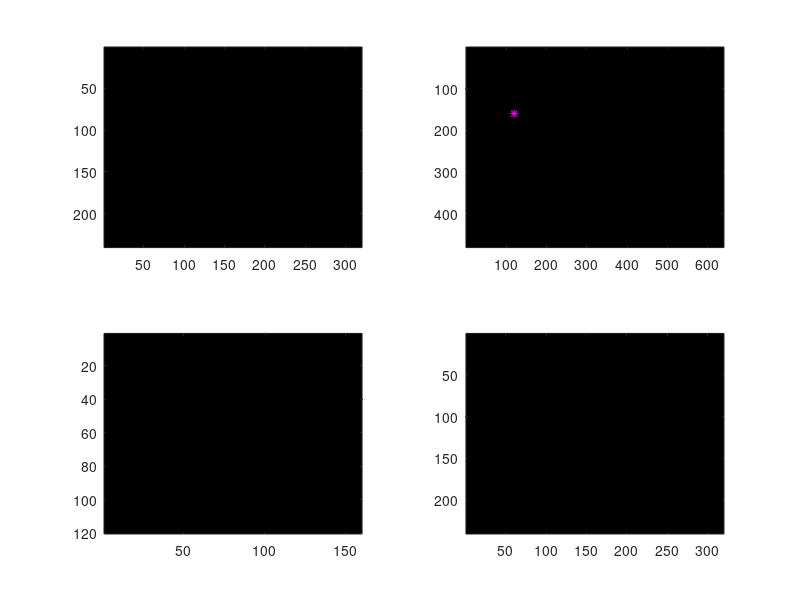

Recreate this plot in MATLAB. (Note: this script raises an error after producing the figure.)
clear all;
% Colormap for the labeled image
cbk=[0 0 0];cr=[1 0 0];cg=[0 1 0];cb=[0 0 1];cy=[1 1 0];cw=[1 1 1];
cmap = [cbk;cr;cy;cy;cb;cb;cb;cb;cg;cg;cg;cg;cg;cg;cg;cg;cw];
figure(1);
clf;
% LabelA
subplot(2,2,1);
i_az_t = image(zeros(240,320));
colormap(cmap);
% yuyv
subplot(2,2,2);
i_j_t = image(zeros(480,640));
hold on;
p_j_t = plot([120],[160],'m*');
hold off;
% LabelA (bottom)
subplot(2,2,3);
i_az_b = image(zeros(120,160));
colormap(cmap);
% yuyv (bottom)
subplot(2,2,4);
i_j_b = image(zeros(240,320));
%
drawnow;

% Add the monitor
top_fd = udp_recv('new', 33333);
s_top = zmq( 'fd', top_fd );
bottom_fd  = udp_recv('new', 33334);
s_bottom = zmq( 'fd', bottom_fd );
% Cameras
cams = {};
cams{1} = {};
cams{1}.labelA = i_az_t;
cams{1}.yuyv = i_j_t;
cams{1}.fd = top_fd;
%
cams{2} = {};
cams{2}.labelA = i_az_b;
cams{2}.yuyv = i_j_b;
cams{2}.fd = bottom_fd;

while 1
    % 1 second timeout
    idx = zmq('poll',1000);
    for s=1:numel(idx)
        s_idx = idx(s);
        s_idx_m = s_idx + 1;
        cam = cams{s_idx_m};
        [s_data, has_more] = zmq( 'receive', s_idx );
        while udp_recv('getQueueSize',cam.fd) > 0
            udp_data = udp_recv('receive',cam.fd);
        end
        [metadata,offset] = msgpack('unpack',udp_data);
        raw = udp_data(offset+1:end); % This must be uint8
        compr_t = char(metadata.c);
        if strcmp(compr_t,'jpeg')
            jimg = djpeg(raw);
            set(cam.yuyv,'Cdata', jimg);
        elseif strcmp(compr_t,'zlib')
            Az = reshape(zlibUncompress(raw),[metadata.w,metadata.h])';
            set(cam.labelA,'Cdata', Az);
            if isa(metadata.ball,'double')
                set(p_j_t,'Xdata', 2*metadata.ball(1));
                set(p_j_t,'Ydata', 2*metadata.ball(2));
            else
                set(p_j_t,'Xdata', 0);
                set(p_j_t,'Ydata', 0);
            end
        end
        drawnow;
    end
end